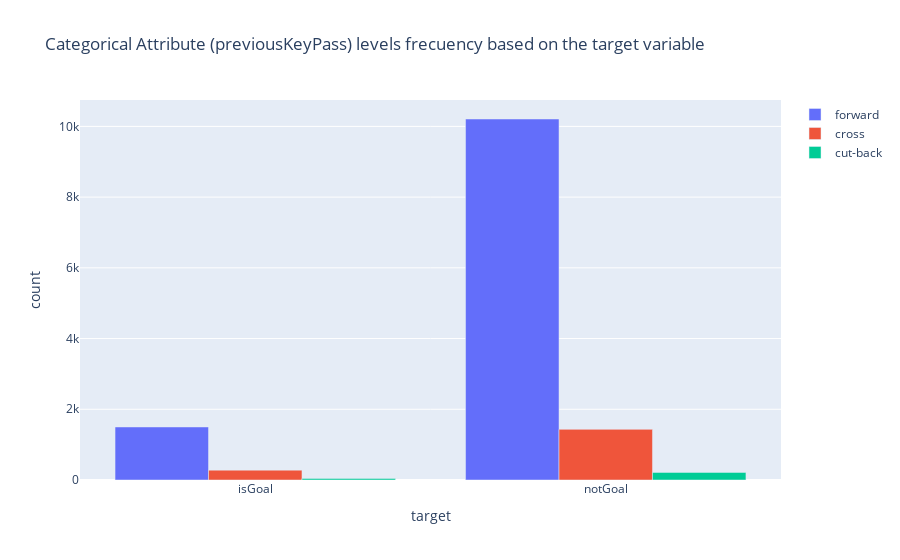

Source (notebook cell):
### Markdown cell above
## `isCrossKeyPass, isCutBackKeyPass`

By definition of the manuals:
* `Cross Pass`: cross from the wing.
* `Cut-Back Pass`: pass back from the bye-line.

Looking at the video, we see that the shot is preceded by a center by Lucas Hernandez, which is indicated by the boolean value `True` in `isCrossKeyPass`.

We decided to create a new variable that is `previousKeyPass` with the categories: `cross`, `cutback` and `forward`, covering the different possibilities of a type of pass.

### Code cell
def cat_previous_pass(x1,x2):
    if x1:
        return 'cut-back'
    elif x2:
        return 'cross'
    else:
        return 'forward'
    
df['previousKeyPass'] = df[['isCrossKeyPass','isCutBackKeyPass']].apply(lambda x: cat_previous_pass(x[1],x[0]), axis=1)

plot_categorical_variables(df, 'previousKeyPass')

### Figure 1 — Plotly figure (JSON) as saved in the notebook; plotly's stock layout.template omitted (floating-point values rounded to 4 significant figures)
{"data": [{"name": "forward", "type": "bar", "x": ["isGoal", "notGoal"], "y": [1500, 10209]}, {"name": "cross", "type": "bar", "x": ["isGoal", "notGoal"], "y": [279, 1432]}, {"name": "cut-back", "type": "bar", "x": ["isGoal", "notGoal"], "y": [41, 215]}], "layout": {"title": {"text": "Categorical Attribute (previousKeyPass) levels frecuency based on the target variable"}, "xaxis": {"title": {"text": "target"}}, "yaxis": {"title": {"text": "count"}}}}
